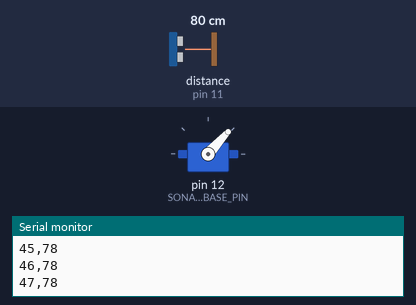
The sketch below on a simulated Arduino Uno, built with avr-gcc and run on an emulated ATmega328P. Parts: servo, the last lines printed to the serial monitor. Wiring (inferred from the names in the program): ultrasonic range finder: trigger pin 10; echo pin 11. The test bench sets the inputs (shaded band); at power-on: distance to the obstacle (sensor on pin 11) 80 cm. The echo pulse lasts 58.3 µs per cm.

Above: at 1.2 s.
1.3 s: distance to the obstacle (sensor on pin 11) set to 2 cm
At 1.74 s:
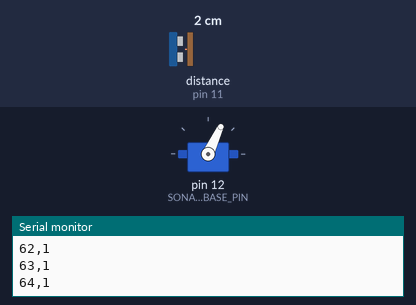
4.3 s: distance to the obstacle (sensor on pin 11) set to 250 cm
At 5.09 s:
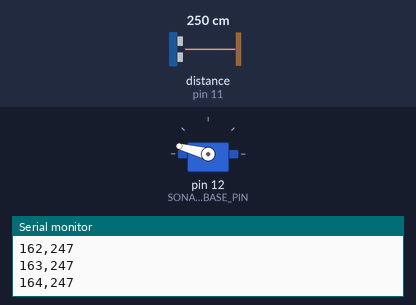
7.3 s: distance to the obstacle (sensor on pin 11) set to 60 cm
At 7.73 s:
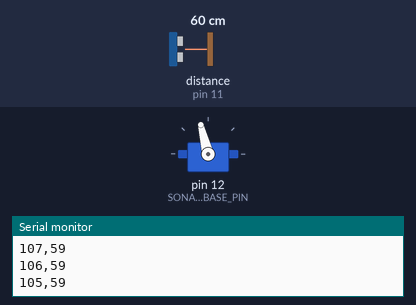
Timing chart, 0 to 16.3 s (numbered marks = the images above; inputs shaded):
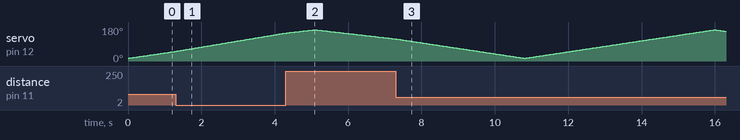

The sketch:

Sonar.ino
```cpp
#include <Servo.h>

#define TRIGGER_PIN 10
#define ECHO_PIN 11
#define SONAR_BASE_PIN 12

long duration;
long distance;
Servo sonarBase;

void setup() {
  pinMode(TRIGGER_PIN, OUTPUT);
  pinMode(ECHO_PIN, INPUT);
  Serial.begin(9600);
  sonarBase.attach(SONAR_BASE_PIN);
}

void loop() {
  for(int i=15;i<= 165; i++){
    interate(i);
  }
  for(int i=165; i>= 15; i--){
    interate(i);
  }
}

void interate(int i){
  sonarBase.write(i);
    delay(30);
    distance = calculateDistance();
    Serial.print(i);
    Serial.print(",");
    Serial.print(distance);
    Serial.println();
}

int calculateDistance() {

  digitalWrite(TRIGGER_PIN, LOW);
  delayMicroseconds(2);

  digitalWrite(TRIGGER_PIN, HIGH);
  delayMicroseconds(10);

  digitalWrite(TRIGGER_PIN, LOW);

  duration = pulseIn(ECHO_PIN, HIGH, 30000);

  if (duration == 0)
    return 400;

  return duration * 0.034 / 2;
}
```
